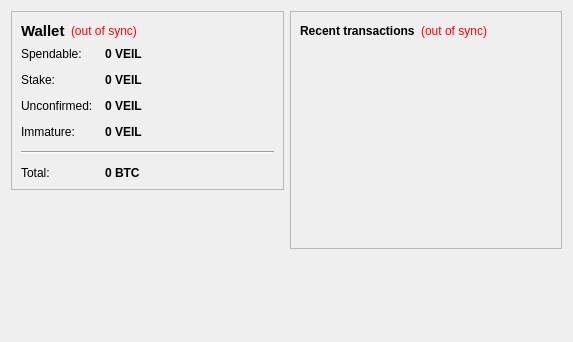
<?xml version="1.0" encoding="UTF-8"?>
<ui version="4.0">
 <class>OverviewPage</class>
 <widget class="QWidget" name="OverviewPage">
  <property name="geometry">
   <rect>
    <x>0</x>
    <y>0</y>
    <width>573</width>
    <height>342</height>
   </rect>
  </property>
  <property name="windowTitle">
   <string>Form</string>
  </property>
  <layout class="QHBoxLayout" name="horizontalLayout" stretch="1,1">
   <item>
    <layout class="QVBoxLayout" name="verticalLayout_2">
     <item>
      <widget class="QFrame" name="frame">
       <property name="frameShape">
        <enum>QFrame::StyledPanel</enum>
       </property>
       <property name="frameShadow">
        <enum>QFrame::Raised</enum>
       </property>
       <layout class="QVBoxLayout" name="verticalLayout_4">
        <item>
         <layout class="QHBoxLayout" name="horizontalLayout_4">
          <item>
           <widget class="QLabel" name="label_5">
            <property name="font">
             <font>
              <pointsize>11</pointsize>
              <weight>75</weight>
              <bold>true</bold>
             </font>
            </property>
            <property name="text">
             <string>Wallet</string>
            </property>
           </widget>
          </item>
          <item>
           <widget class="QLabel" name="labelWalletStatus">
            <property name="toolTip">
             <string>The displayed information may be out of date. Your wallet automatically synchronizes with the VeilCoin network after a connection is established, but this process has not completed yet.</string>
            </property>
            <property name="styleSheet">
             <string notr="true">QLabel { color: red; }</string>
            </property>
            <property name="text">
             <string notr="true">(out of sync)</string>
            </property>
            <property name="alignment">
             <set>Qt::AlignLeading|Qt::AlignLeft|Qt::AlignVCenter</set>
            </property>
           </widget>
          </item>
          <item>
           <spacer name="horizontalSpacer_2">
            <property name="orientation">
             <enum>Qt::Horizontal</enum>
            </property>
            <property name="sizeHint" stdset="0">
             <size>
              <width>40</width>
              <height>20</height>
             </size>
            </property>
           </spacer>
          </item>
         </layout>
        </item>
        <item>
         <layout class="QFormLayout" name="formLayout_2">
          <property name="fieldGrowthPolicy">
           <enum>QFormLayout::AllNonFixedFieldsGrow</enum>
          </property>
          <property name="horizontalSpacing">
           <number>12</number>
          </property>
          <property name="verticalSpacing">
           <number>12</number>
          </property>
          <item row="0" column="0">
           <widget class="QLabel" name="label">
            <property name="text">
             <string>Spendable:</string>
            </property>
           </widget>
          </item>
          <item row="0" column="1">
           <widget class="QLabel" name="labelBalance">
            <property name="font">
             <font>
              <weight>75</weight>
              <bold>true</bold>
             </font>
            </property>
            <property name="cursor">
             <cursorShape>IBeamCursor</cursorShape>
            </property>
            <property name="toolTip">
             <string>Your current spendable balance</string>
            </property>
            <property name="text">
             <string notr="true">0 VEIL</string>
            </property>
            <property name="textInteractionFlags">
             <set>Qt::LinksAccessibleByMouse|Qt::TextSelectableByKeyboard|Qt::TextSelectableByMouse</set>
            </property>
           </widget>
          </item>
          <item row="1" column="0">
           <widget class="QLabel" name="label_6">
            <property name="text">
             <string>Stake:</string>
            </property>
           </widget>
          </item>
          <item row="1" column="1">
           <widget class="QLabel" name="labelStake">
            <property name="font">
             <font>
              <weight>75</weight>
              <bold>true</bold>
             </font>
            </property>
            <property name="cursor">
             <cursorShape>IBeamCursor</cursorShape>
            </property>
            <property name="toolTip">
             <string>Total of coins that was staked, and do not yet count toward the current balance</string>
            </property>
            <property name="text">
             <string notr="true">0 VEIL</string>
            </property>
            <property name="textInteractionFlags">
             <set>Qt::LinksAccessibleByMouse|Qt::TextSelectableByKeyboard|Qt::TextSelectableByMouse</set>
            </property>
           </widget>
          </item>
          <item row="2" column="0">
           <widget class="QLabel" name="label_3">
            <property name="text">
             <string>Unconfirmed:</string>
            </property>
           </widget>
          </item>
          <item row="2" column="1">
           <widget class="QLabel" name="labelUnconfirmed">
            <property name="font">
             <font>
              <weight>75</weight>
              <bold>true</bold>
             </font>
            </property>
            <property name="cursor">
             <cursorShape>IBeamCursor</cursorShape>
            </property>
            <property name="toolTip">
             <string>Total of transactions that have yet to be confirmed, and do not yet count toward the current balance</string>
            </property>
            <property name="text">
             <string notr="true">0 VEIL</string>
            </property>
            <property name="textInteractionFlags">
             <set>Qt::LinksAccessibleByMouse|Qt::TextSelectableByKeyboard|Qt::TextSelectableByMouse</set>
            </property>
           </widget>
          </item>
          <item row="3" column="0">
           <widget class="QLabel" name="labelImmatureText">
            <property name="text">
             <string>Immature:</string>
            </property>
           </widget>
          </item>
          <item row="3" column="1">
           <widget class="QLabel" name="labelImmature">
            <property name="font">
             <font>
              <weight>75</weight>
              <bold>true</bold>
             </font>
            </property>
            <property name="toolTip">
             <string>Mined balance that has not yet matured</string>
            </property>
            <property name="text">
             <string notr="true">0 VEIL</string>
            </property>
            <property name="textInteractionFlags">
             <set>Qt::LinksAccessibleByMouse|Qt::TextSelectableByKeyboard|Qt::TextSelectableByMouse</set>
            </property>
           </widget>
          </item>
          <item row="4" column="0" colspan="2">
           <widget class="Line" name="line">
            <property name="orientation">
             <enum>Qt::Horizontal</enum>
            </property>
           </widget>
          </item>
          <item row="5" column="0">
           <widget class="QLabel" name="labelTotalText">
            <property name="text">
             <string>Total:</string>
            </property>
           </widget>
          </item>
          <item row="5" column="1">
           <widget class="QLabel" name="labelTotal">
            <property name="font">
             <font>
              <weight>75</weight>
              <bold>true</bold>
             </font>
            </property>
            <property name="cursor">
             <cursorShape>IBeamCursor</cursorShape>
            </property>
            <property name="toolTip">
             <string>Your current total balance</string>
            </property>
            <property name="text">
             <string notr="true">0 BTC</string>
            </property>
            <property name="textInteractionFlags">
             <set>Qt::LinksAccessibleByMouse|Qt::TextSelectableByKeyboard|Qt::TextSelectableByMouse</set>
            </property>
           </widget>
          </item>
         </layout>
        </item>
       </layout>
      </widget>
     </item>
     <item>
      <spacer name="verticalSpacer">
       <property name="orientation">
        <enum>Qt::Vertical</enum>
       </property>
       <property name="sizeHint" stdset="0">
        <size>
         <width>20</width>
         <height>40</height>
        </size>
       </property>
      </spacer>
     </item>
    </layout>
   </item>
   <item>
    <layout class="QVBoxLayout" name="verticalLayout_3">
     <item>
      <widget class="QFrame" name="frame_2">
       <property name="frameShape">
        <enum>QFrame::StyledPanel</enum>
       </property>
       <property name="frameShadow">
        <enum>QFrame::Raised</enum>
       </property>
       <layout class="QVBoxLayout" name="verticalLayout">
        <item>
         <layout class="QHBoxLayout" name="horizontalLayout_2">
          <item>
           <widget class="QLabel" name="label_4">
            <property name="text">
             <string>&lt;b&gt;Recent transactions&lt;/b&gt;</string>
            </property>
           </widget>
          </item>
          <item>
           <widget class="QLabel" name="labelTransactionsStatus">
            <property name="toolTip">
             <string>The displayed information may be out of date. Your wallet automatically synchronizes with the VeilCoin network after a connection is established, but this process has not completed yet.</string>
            </property>
            <property name="styleSheet">
             <string notr="true">QLabel { color: red; }</string>
            </property>
            <property name="text">
             <string notr="true">(out of sync)</string>
            </property>
            <property name="alignment">
             <set>Qt::AlignRight|Qt::AlignTrailing|Qt::AlignVCenter</set>
            </property>
           </widget>
          </item>
          <item>
           <spacer name="horizontalSpacer">
            <property name="orientation">
             <enum>Qt::Horizontal</enum>
            </property>
            <property name="sizeHint" stdset="0">
             <size>
              <width>40</width>
              <height>20</height>
             </size>
            </property>
           </spacer>
          </item>
         </layout>
        </item>
        <item>
         <widget class="QListView" name="listTransactions">
          <property name="styleSheet">
           <string notr="true">QListView { background: transparent; }</string>
          </property>
          <property name="frameShape">
           <enum>QFrame::NoFrame</enum>
          </property>
          <property name="verticalScrollBarPolicy">
           <enum>Qt::ScrollBarAlwaysOff</enum>
          </property>
          <property name="horizontalScrollBarPolicy">
           <enum>Qt::ScrollBarAlwaysOff</enum>
          </property>
          <property name="selectionMode">
           <enum>QAbstractItemView::NoSelection</enum>
          </property>
         </widget>
        </item>
       </layout>
      </widget>
     </item>
     <item>
      <spacer name="verticalSpacer_2">
       <property name="orientation">
        <enum>Qt::Vertical</enum>
       </property>
       <property name="sizeHint" stdset="0">
        <size>
         <width>20</width>
         <height>40</height>
        </size>
       </property>
      </spacer>
     </item>
    </layout>
   </item>
  </layout>
 </widget>
 <resources/>
 <connections/>
</ui>
